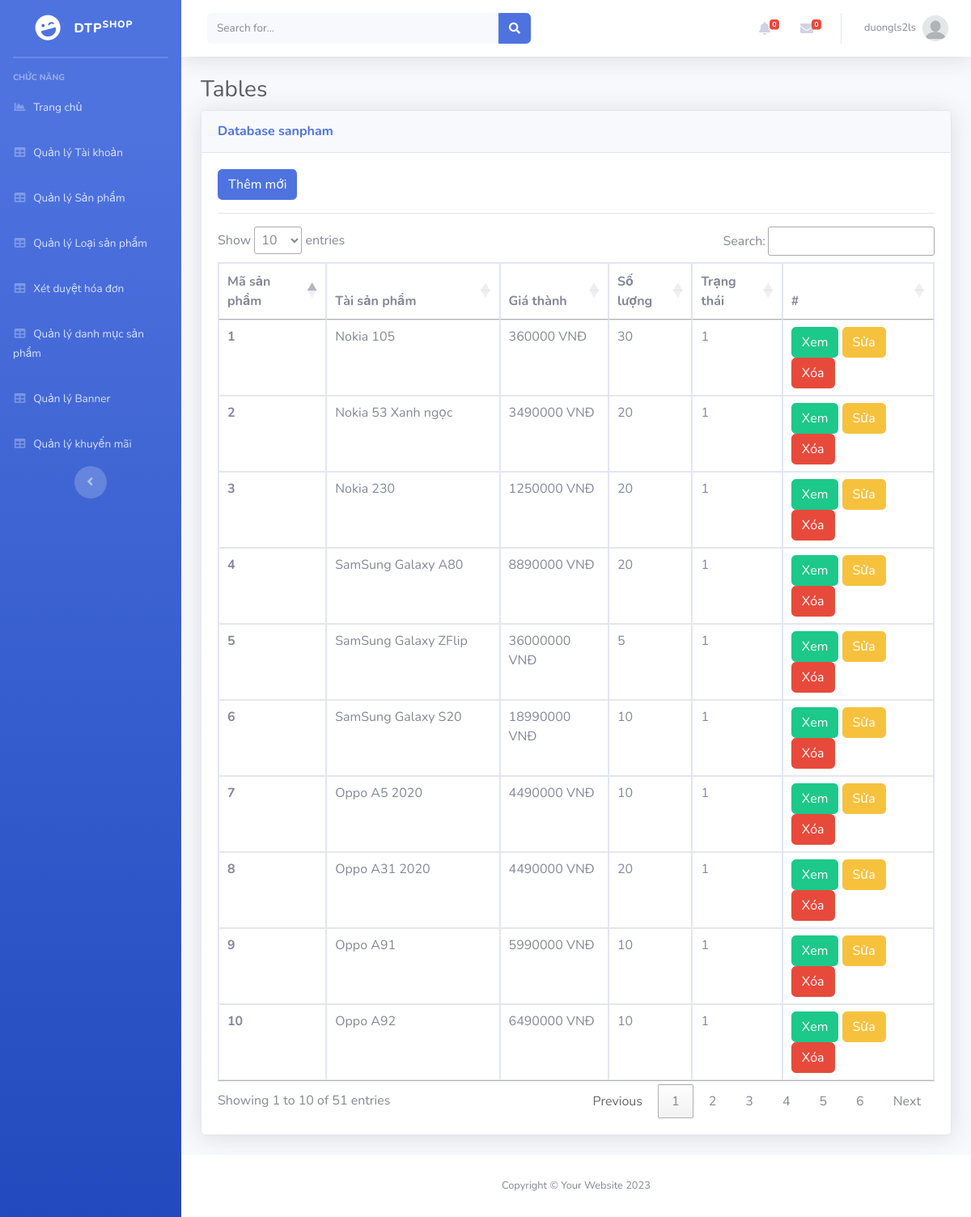
The page /Admin/index.php?mod=sanpham (signed in) on the database its author committed.
### tables this page shows
CREATE TABLE `sanpham` (
  `MaSP` int(11) NOT NULL,
  `MaLSP` int(11) NOT NULL,
  `MaDM` int(11) NOT NULL,
  `TenSP` varchar(70) NOT NULL,
  `DonGia` int(11) NOT NULL,
  `SoLuong` int(10) UNSIGNED NOT NULL DEFAULT 1,
  `HinhAnh1` varchar(200) NOT NULL,
  `HinhAnh2` varchar(255) DEFAULT NULL,
  `HinhAnh3` varchar(255) DEFAULT NULL,
  `MaKM` int(11) NOT NULL,
  `ManHinh` varchar(50) DEFAULT NULL,
  `HDH` varchar(50) DEFAULT NULL,
  `CamSau` varchar(50) DEFAULT NULL,
  `CamTruoc` varchar(50) DEFAULT NULL,
  `CPU` varchar(50) DEFAULT NULL,
  `Ram` varchar(50) DEFAULT NULL,
  `Rom` varchar(50) DEFAULT NULL,
  `SDCard` varchar(50) DEFAULT NULL,
  `Pin` varchar(50) DEFAULT NULL,
  `SoSao` int(11) NOT NULL,
  `SoDanhGia` int(11) NOT NULL,
  `TrangThai` int(11) NOT NULL,
  `MoTa` text NOT NULL,
  `ThoiGian` datetime DEFAULT NULL
);

### Admin/MVC/controllers/SanphamController.php (called while the page is built, shortened)
<?php
class SanphamController
{
    var $sanpham_model;
    public function __construct()
    {
        $this->sanpham_model = new sanpham();
    }
    public function list()
    {
        $data = $this->sanpham_model->All();
        require_once("MVC/Views/Admin/index.php");
    }
}

### Admin/MVC/Models/connection.php (called while the page is built, shortened)
<?php
    class Connection{
        function __construct()
        {
            $severname ="localhost";
            $username ="root";
            $password ="";
            $db_name ="shopphone";
            $this->conn = new mysqli($severname,$username,$password,$db_name);
        }
    }
?>

### Admin/MVC/Models/model.php (called while the page is built, shortened)
<?php
require_once("connection.php");
class Model
{
    var $table;
    var $contens;
    function __construct()
    {
        $conn_obj = new Connection();
        $this->conn = $conn_obj->conn;
    }
    function All()
    {
        $query = "select * from $this->table ORDER BY $this->contens DESC ";
        require("result.php");
        return $data;
    }
}

### Admin/MVC/Models/result.php (called while the page is built)
<?php
$result = $this->conn->query($query);
$data = array();
while ($row = $result->fetch_assoc()) {
    $data[] = $row;
}
?>

### Admin/MVC/Views/sanpham/list.php (the view, shortened to what this page needs)
<?php if (isset($_SESSION['isLogin_Admin']) && $_SESSION['isLogin_Admin'] == true) { ?>
<a href="?mod=sanpham&act=add" type="button" class="btn btn-primary">Thêm mới</a>
<?php } ?>
<hr>
<table class="table table-bordered" id="dataTable" width="100%" cellspacing="0">
  <thead>
    <tr>
      <th scope="col">Mã sản phẩm</th>
      <th scope="col">Tài sản phẩm</th>
      <th scope="col">Giá thành</th>
      <th scope="col">Số lượng</th>
      <th scope="col">Trạng thái</th>
      <th>#</th>
    </tr>
  </thead>
  <tbody>
    <?php foreach ($data as $row) { ?>
      <tr>
        <th scope="row"><?= $row['MaSP'] ?></th>
        <td><?= $row['TenSP'] ?></td>
        <td><?= $row['DonGia'] ?> VNĐ</td>
        <td><?= $row['SoLuong'] ?></td>
        <td><?= $row['TrangThai'] ?></td>
        <td>
          <a href="../index.php?act=detail&id=<?= $row['MaSP'] ?>" type="button" class="btn btn-success" target="_blank">Xem</a>
          <?php if (isset($_SESSION['isLogin_Admin']) && $_SESSION['isLogin_Admin'] == true) { ?>
          <a href="?mod=sanpham&act=edit&id=<?= $row['MaSP'] ?>" type="button" class="btn btn-warning">Sửa</a>
          <a href="?mod=sanpham&act=delete&id=<?= $row['MaSP'] ?>" onclick="return confirm('Bạn có thật sự muốn xóa ?');" type="button" class="btn btn-danger">Xóa</a>
          <?php } ?>
        </td>
      </tr>
    <?php } ?>
  </tbody>
</table>

### rows shown on the page
sanpham: MaSP "10", TenSP "Oppo A92", DonGia "6490000", SoLuong "10", TrangThai "1"
sanpham: MaSP "9", TenSP "Oppo A91", DonGia "5990000", SoLuong "10", TrangThai "1"
sanpham: MaSP "8", TenSP "Oppo A31 2020", DonGia "4490000", SoLuong "20", TrangThai "1"
sanpham: MaSP "7", TenSP "Oppo A5 2020", DonGia "4490000", SoLuong "10", TrangThai "1"
sanpham: MaSP "6", TenSP "SamSung Galaxy S20", DonGia "18990000", SoLuong "10", TrangThai "1"
sanpham: MaSP "5", TenSP "SamSung Galaxy ZFlip", DonGia "36000000", SoLuong "5", TrangThai "1"
sanpham: MaSP "4", TenSP "SamSung Galaxy A80", DonGia "8890000", SoLuong "20", TrangThai "1"
sanpham: MaSP "3", TenSP "Nokia 230", DonGia "1250000", SoLuong "20", TrangThai "1"
sanpham: MaSP "2", TenSP "Nokia 53 Xanh ngọc", DonGia "3490000", SoLuong "20", TrangThai "1"
sanpham: MaSP "1", TenSP "Nokia 105", DonGia "360000", SoLuong "30", TrangThai "1"

### other values the page prints
$_SESSION['login']['TaiKhoan'] "duongls2ls"
$mod "sanpham"
